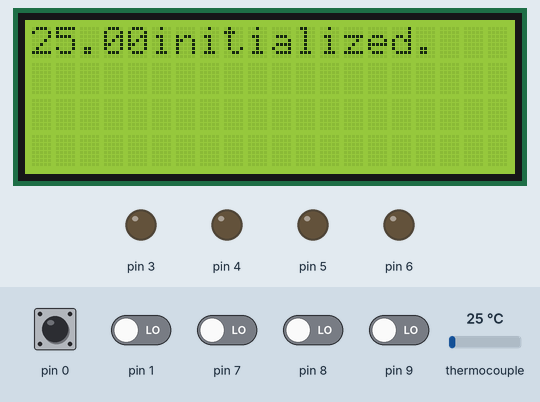
This sketch was run on a simulated Teensy 3. On the bench: 20×4 character LCD, output pins drawn as LEDs (lit = HIGH). The test bench sets the inputs (shaded band); at power-on: pin 0, pin 1, pin 7–9 LOW, thermocouple 25 °C. Storage starts empty.

Above: at 1.2 s.
1.3 s: thermocouple set to 150 °C
At 2.2 s:
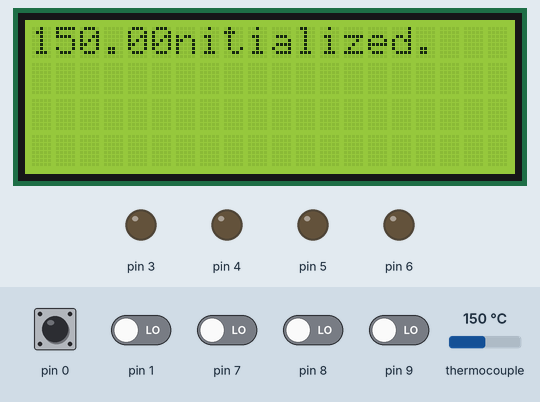
3.0 s: thermocouple set to 6 °C
At 4.2 s:
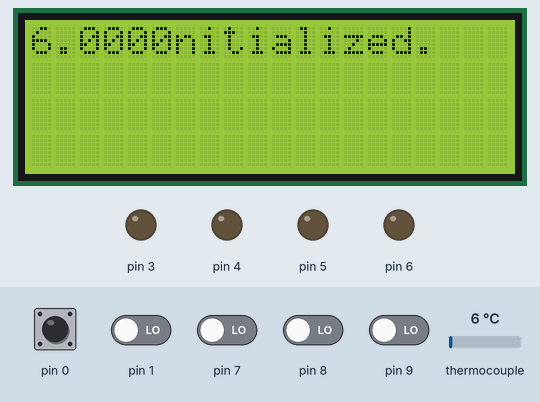
4.5 s: thermocouple set to 75 °C
At 5.7 s:
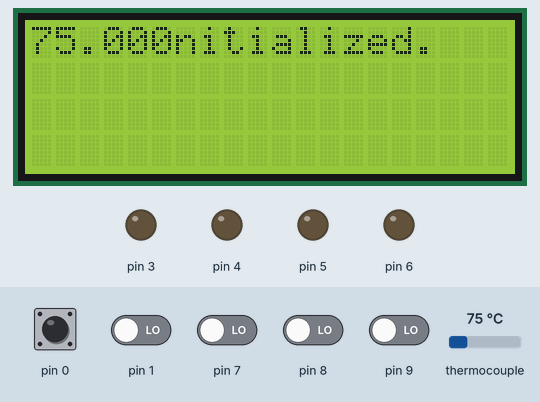
6.0 s: pin 0 pulsed HIGH 5 times (0.12 s each, 0.3 s apart)
At 6.45 s:
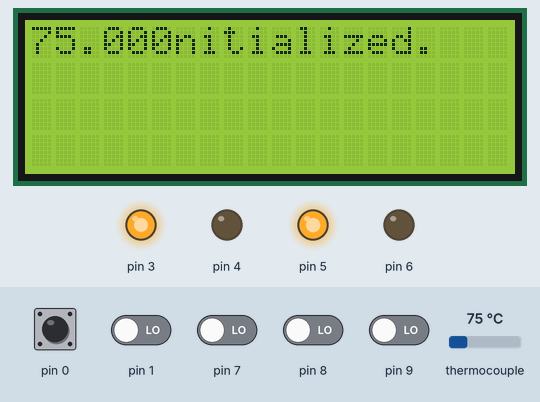
9.0 s: pin 0 driven HIGH
At 10.3 s:
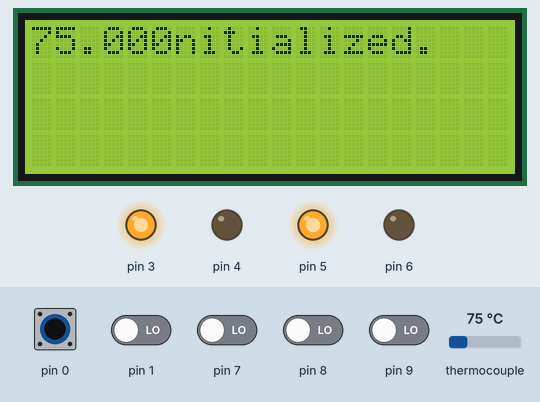
Timing chart, 0 to 11.5 s (numbered marks = the images above; inputs shaded):
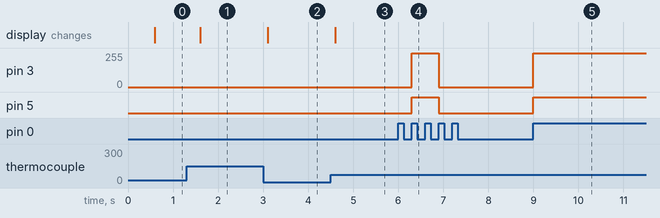

Measured:
- after the input at 1.3 s, the display: changes after 0.30 s (image 1)
- after the input at 3.0 s, the display: changes after 0.10 s (image 2)
- after the input at 4.5 s, the display: changes after 0.10 s (image 3)
- after the input at 6.0 s, pin 3: 0/255 → 254/255 after 0.30 s, → 255/255 0.30 s later, → 0/255 0.30 s later; pin 5: LOW → HIGH after 0.30 s, → LOW 0.60 s later
- after the input at 9.0 s, pin 3: 0/255 → 254/255 at once; pin 5: LOW → HIGH at once

The sketch:

PearlMachine.ino
```cpp
/*
The circuit:

GND: LCD2004 (R/W)               Vin: 3.7 to 5.5 volts
  0: Limit switch 1             AGND:
  1: Limit switch 2             3.3V: 100 mA max.
  2: T.C. (CS)                    23:
  3: DC motor 1, stir, (IN1)      22:
  4: DC motor 2, level, (IN1)     21:
  5: DC motor 1, stir, (IN2)      20:
  6: DC motor 2, level, (IN2)     19: LCD2004 (D7)
  7: Button 1, Enter              18: LCD2004 (D6)
  8: Button 2, Pause/Resume       17: LCD2004 (D5)
  9: Button 3, Cancel             16: LCD2004 (D4)
 10: microSD (CS)                 15: LCD2004 (Enable)
 11: microSD & T.C. (MOSI)        14: LCD2004 (RS)
 12: microSD & T.C. (MISO)        13: microSD & T.C. (SCK)

LCD2004:
* 10K resistor:
* ends to +5V and ground
* wiper to LCD VO pin (pin 3)

Thermalcouple & SD card attached to SPI bus
*/

// include the library code:
#include <LiquidCrystal.h>
#include <SD.h>
#include "DCmotor.h"
#include "Adafruit_MAX31855.h"

// LCD2004 display
LiquidCrystal lcd(14, 15, 16, 17, 18, 19);
// microSD card:
const uint8_t microSD_CS = 10, thermal_CS = 2;
File scheduleFile;
const int row = 32; const int column = 8;
int schedule[row][column] = {0};
// Initialize the DC motors:
DCmotor stir(3, 5, 1023);
DCmotor level(4, 6 ,1023);
// Initialize the thermocouple
Adafruit_MAX31855 thermocouple(13, 2, 12);
// Create an IntervalTimer object to use timer interrupt
IntervalTimer refresh;
// Button state
volatile byte buttonState = B0000;

void setup() {
    // set up the LCD's number of columns and rows:
    lcd.begin(20, 4);
    // Print a message to the LCD.
    lcd.setCursor(0, 0); lcd.print("Booting...");
    // Set PWM resolution to 10-bit, frequency to 23437 Hz (Ultrasonic)
    analogWriteResolution(10); // analogWrite value 0 to 1023
    analogWriteFrequency(4, 23437); // Teensy 3.1 pin 3 also changes to 23437 Hz
    // Initialize the COM port for debugging...
    Serial.begin(115200);
    // External interrupts
    attachInterrupt(0, reverseMotorISR, RISING); // Limit switch 1
    attachInterrupt(1, reverseMotorISR, RISING); // Limit switch 2
    attachInterrupt(7, enterISR, RISING); // Button 1 (Enter)
    attachInterrupt(8, pauseISR, RISING); // Button 2 (Pause/Resume)
    attachInterrupt(9, cancelISR, RISING); // Button 3 (Cancel)

    lcd.clear(); lcd.setCursor(0, 0);
    lcd.print("Initializing SD card...");
    pinMode(microSD_CS, OUTPUT);
    if (!SD.begin(microSD_CS)) {
        lcd.clear(); lcd.setCursor(0, 0);
        lcd.print("Card failed, or not present");
        // don't do anything more:
        return;
    }
    lcd.clear(); lcd.setCursor(0, 0);
    lcd.print("Card initialized.");
    // 從這裡開始有問題..............................................................
    scheduleFile = SD.open("schedule.txt");
    if(scheduleFile) {
        char scheduleTemp = scheduleFile.read();
        // 讀SD卡到底該怎麼做 Q_Q
        /*
        for(int i = 0; i < row; i++){
          for(int j = 0; j , column; j++){
            schedule[i][j] = atoi(scheduleTemp[i*column+j+1]);
          }
        }
        Serial.print(schedule);
        */
        Serial.print(scheduleTemp);
        Serial.println("=~=");
        Serial.write(scheduleTemp);
    }
    scheduleFile.close();
    // Q_Q...........................................................................

    // Start calling the ISR, every 0.5 second
    refresh.begin(refreshInfoISR, 500000);
}

void loop() {
}

void refreshInfoISR() {
    double c = thermocouple.readCelsius();
    if (isnan(c));
    else {
        lcd.setCursor(0, 0);
        lcd.print(c);
    }
}
void reverseMotorISR() {
    uint8_t newDirection = stir.readDirection() ^ 0x01;
    stir.run(stir.readDuty(), newDirection);
}

void enterISR() {
    buttonState |= B0001;
}

void pauseISR() {
    buttonState |= B0010;
}

void cancelISR() {
    buttonState |= B0100;
}
```

DCmotor.cpp
```cpp
/*

***** DC motor Library for Arduino IDE 1.0 *****

Author: Ming-Yuan Yu, National Taiwan University
Last Modified: 01/28/2014

Note:

1. The two pins should be connected to the inputs of the H-bridge.
    In order to make the analogWrite() function work properly, be sure
    that the first pin you specified (IN1) has PWM capability on your
    Arduino. The second pin (IN2) can be any ordinary digital pin and
    not necessarily to have PWM capability.

2. The PWM resolution is set to the default value 255. If you have
    changed the resolution to a different value, please specify the
    value while creating the object.

*/

#include "DCmotor.h"

// Constructors
DCmotor::DCmotor(uint8_t IN1, uint8_t IN2) {
    pin1 = IN1;
    pin2 = IN2;
    pinMode(pin1, OUTPUT);
    pinMode(pin2, OUTPUT);
    PWMres = 0xFF;
    setDirection(FORWARD);
    setDuty(0);
}

DCmotor::DCmotor(uint8_t IN1, uint8_t IN2, uint16_t PWMresolution) {
    pin1 = IN1;
    pin2 = IN2;
    pinMode(pin1, OUTPUT);
    pinMode(pin2, OUTPUT);
    PWMres = PWMresolution;
    setDirection(FORWARD);
    setDuty(0);
}

// Public Functions
uint8_t DCmotor::readDirection() {
    return dir;
}

uint16_t DCmotor::readDuty() {
    return duty;
}

void DCmotor::run(uint8_t direction, uint16_t dutyCycle) {
    setDirection(direction);
    setDuty(dutyCycle);
    switch (dir) {
    case FORWARD:
        digitalWrite(pin2, LOW);
        analogWrite(pin1, duty);
        break;
    case BACKWARD:
        digitalWrite(pin2, HIGH);
        analogWrite(pin1, PWMres - duty);
        break;
    }
}

void DCmotor::stop() {
    analogWrite(pin1, 0);
    digitalWrite(pin2, LOW);
}

void DCmotor::resume() {
    run(dir, duty);
}

// Private Functions
void DCmotor::setDirection(uint8_t direction) {
    if(direction == FORWARD || direction == BACKWARD)
        dir = direction;
    else
        dir = FORWARD;
}

void DCmotor::setDuty(uint16_t dutyCycle) {
    duty = constrain(dutyCycle, 0, PWMres);
}
```

DCmotor.h
```cpp
#ifndef DCmotor_H
#define DCmotor_H

#define FORWARD 0x00
#define BACKWARD 0x01

#include "Arduino.h"
#include <inttypes.h>

class DCmotor {
public:
    // Constructors
    DCmotor(uint8_t IN1, uint8_t IN2);
    DCmotor(uint8_t IN1, uint8_t IN2, uint16_t PWMres);
    // Public Functions
    uint8_t readDirection();
    uint16_t readDuty();
    void run(uint8_t direction, uint16_t dutyCycle);
    void stop();
    void resume();
private:
    uint8_t pin1;
    uint8_t pin2;
    uint8_t dir;
    uint16_t duty;
    uint16_t PWMres;
    void setDirection(uint8_t direction);
    void setDuty(uint16_t dutyCycle);
};

#endif
```
